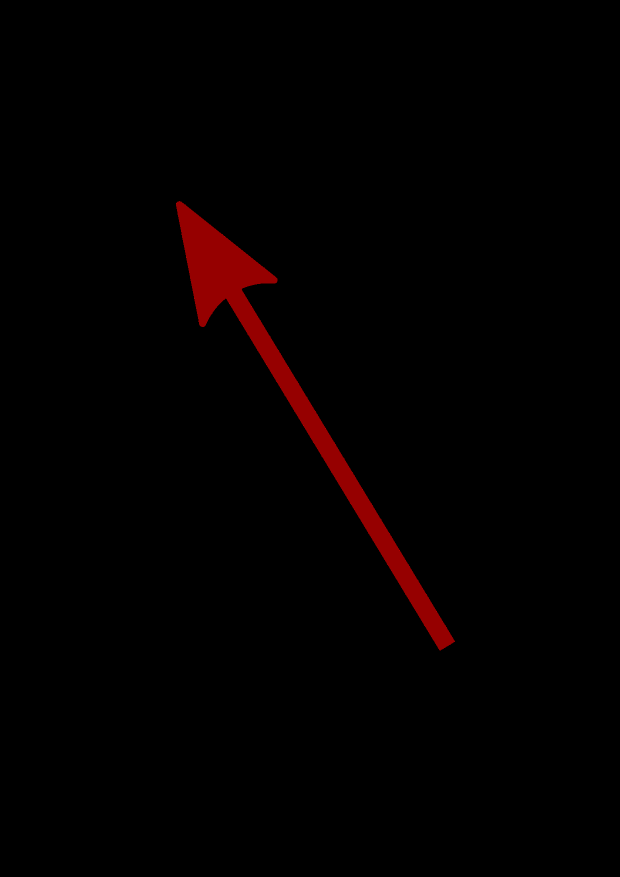
#> input picture practice/a4/imgs/arrow.png, 1240 x 1754 px, given in place of the camera (shown at 1/2 size)
$ python main.py
#> lines starting #> are read from the running program, lines starting #| are printed output that depends on the picture
import cv2
import numpy as np

cam = cv2.VideoCapture(0)

# cam.set(cv2.CAP_PROP_AUTO_EXPOSURE, -1)

cv2.namedWindow("Camera", cv2.WINDOW_KEEPRATIO)
cv2.namedWindow("Cnts", cv2.WINDOW_KEEPRATIO)
cv2.namedWindow("Background", cv2.WINDOW_KEEPRATIO)

background = None

while cam.isOpened():
    _, image = cam.read()
#> image is the input picture: shape (1754, 1240, 3); mean B, G, R 0, 0, 3.5
    image = cv2.flip(image, 1)
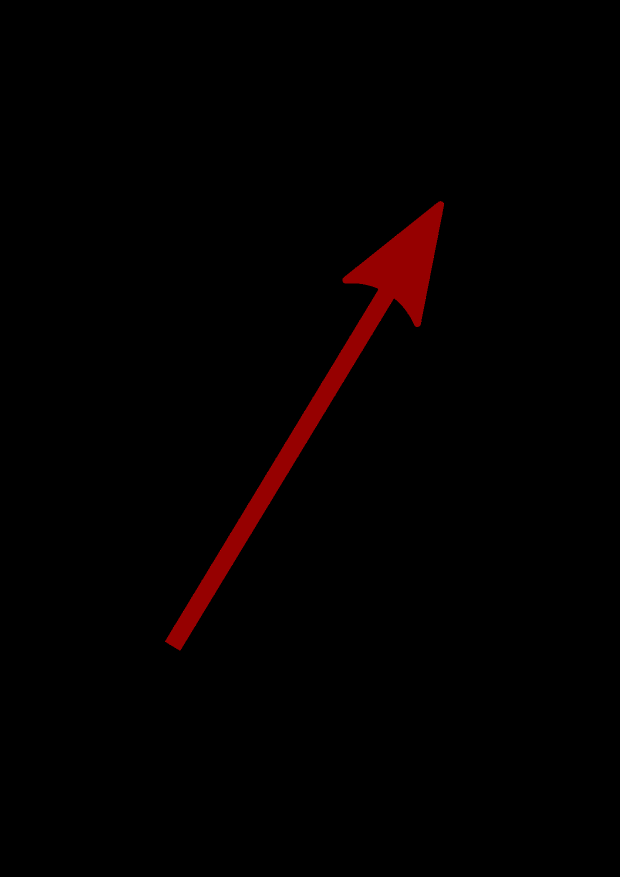
#> image: shape (1754, 1240, 3) (shown at 1/2 size); mean B, G, R 0, 0, 3.5

    gray = cv2.cvtColor(image, cv2.COLOR_BGR2GRAY)
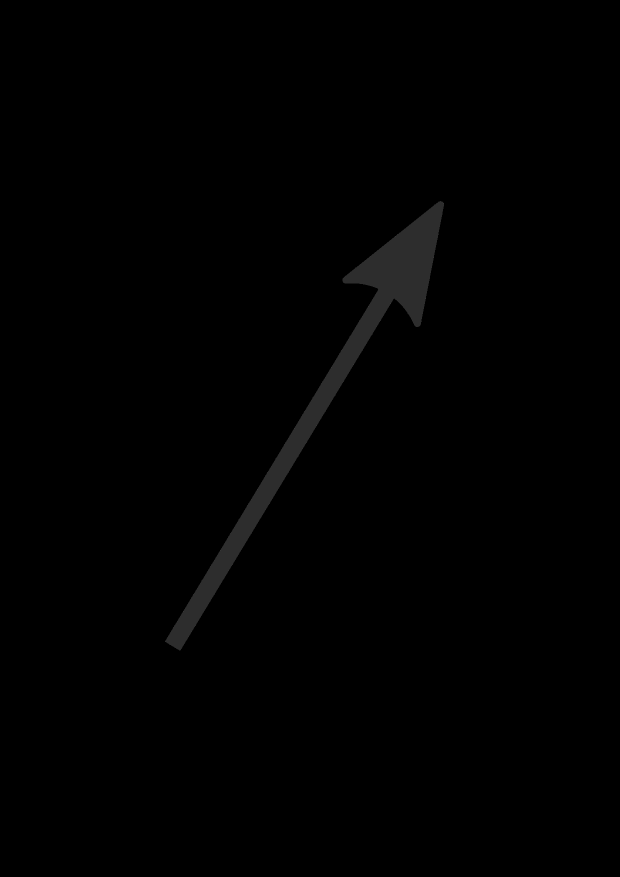
#> gray: shape (1754, 1240) (shown at 1/2 size); min 0, max 76, mean 1
    blurred = cv2.GaussianBlur(gray, (15, 15), 0)

    canny = cv2.Canny(blurred, 55, 105)
#> canny: shape (1754, 1240); every value is 0

    key = cv2.waitKey(1)
#> (key q is pressed here)
    if key == ord('q'):
        break
    elif key == ord('b'):
        background = gray.copy()

    if background is not None:
        delta = cv2.absdiff(background, gray)
        thresh = cv2.threshold(delta, 25, 255, cv2.THRESH_BINARY)[1]
        thresh = cv2.dilate(thresh, None, iterations=2)

        contours, _ = cv2.findContours(thresh.copy(), cv2.RETR_EXTERNAL, cv2.CHAIN_APPROX_SIMPLE)

        for cnt in contours:
            area = cv2.contourArea(cnt)
            if area > 1200:
                (x, y, w, h) = cv2.boundingRect(cnt)
                cv2.rectangle(image, (x, y), (x + w, y + h), (0, 255, 0), 2)

        cv2.imshow("Background", thresh)
        cv2.bitwise_not(canny, thresh)

    cv2.imshow("Camera", image)
    cv2.imshow("Cnts", canny)

cam.release()
cv2.destroyAllWindows()

$ run again, on practice/a4/imgs/hierarchy.png
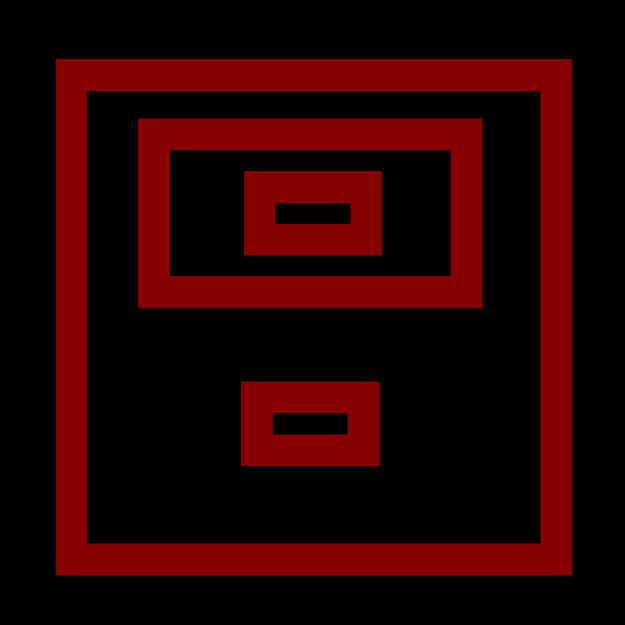
#> input picture practice/a4/imgs/hierarchy.png, 1250 x 1250 px, given in place of the camera (shown at 1/2 size)
#> image is the input picture: shape (1250, 1250, 3); mean B, G, R 0, 0, 38.3
#> `image = cv2.flip(image, 1)`:
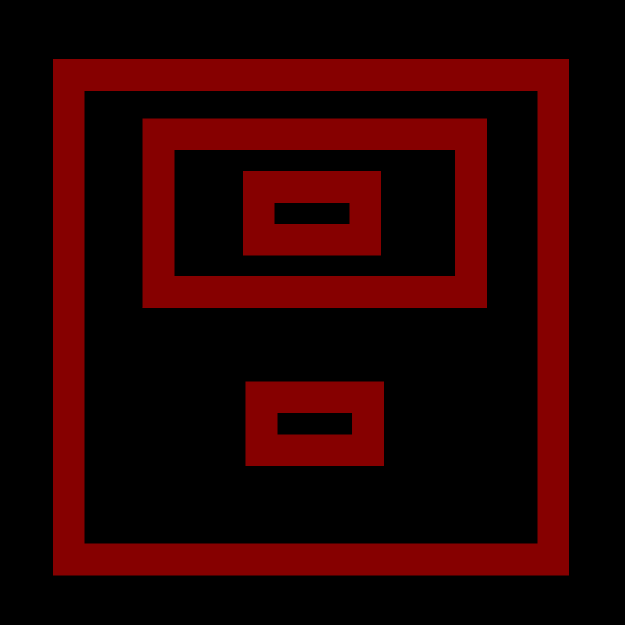
#> image: shape (1250, 1250, 3) (shown at 1/2 size); mean B, G, R 0, 0, 38.3
#> `gray = cv2.cvtColor(image, cv2.COLOR_BGR2GRAY)`:
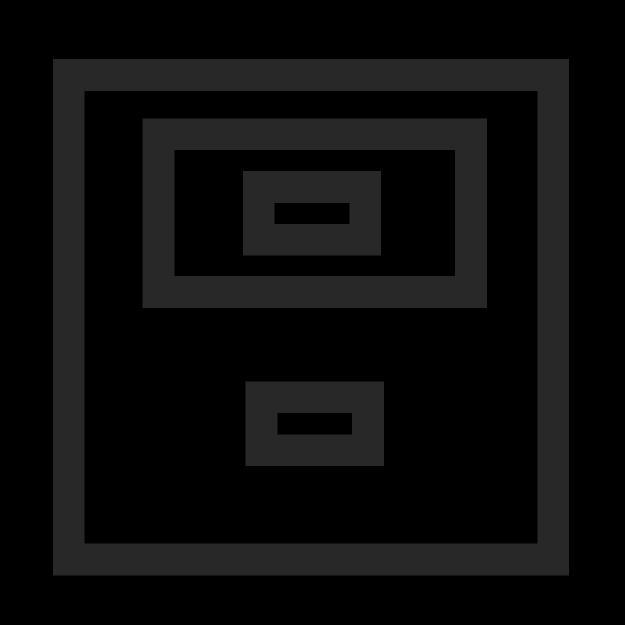
#> gray: shape (1250, 1250) (shown at 1/2 size); min 0, max 51, mean 11.4
#> canny: shape (1250, 1250); every value is 0
